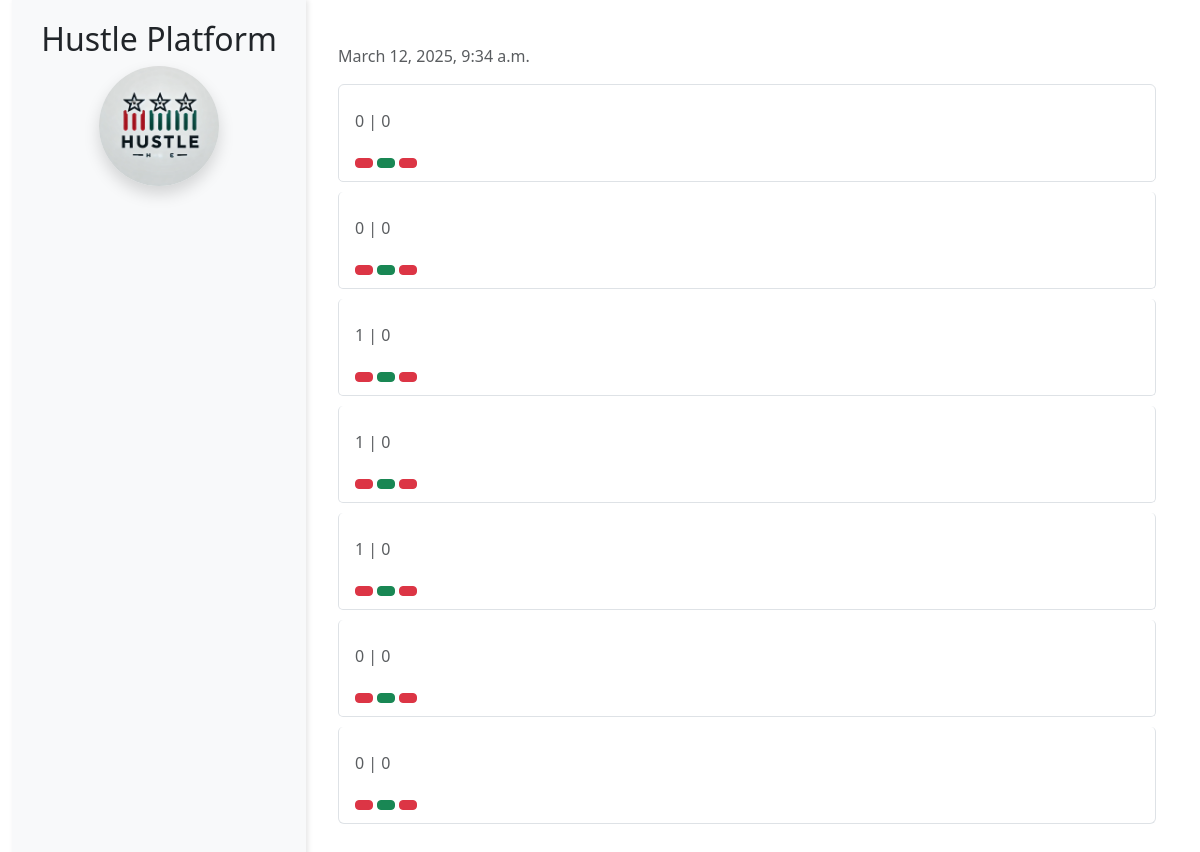
The page /mentorthread/1/ on the database its author committed.
### capstone/models.py (models this page shows, shortened)
class Thread(models.Model):
    title = models.CharField(max_length=200)
    description = models.TextField()
    created_by = models.ForeignKey(User, on_delete=models.CASCADE, related_name='threads')
    created_at = models.DateTimeField(auto_now_add=True)
    updated_at = models.DateTimeField(auto_now=True)
    upvotes = models.IntegerField(default=0)  # <-- Ensure this field is present
    downvotes = models.IntegerField(default=0)
    tags = models.CharField(max_length=100, blank=True)  # Optional: For categorizing threads

class Comment(models.Model):
    thread = models.ForeignKey(Thread, on_delete=models.CASCADE, related_name='comments')
    user = models.ForeignKey(User, on_delete=models.CASCADE, related_name='comments')
    text = models.TextField()
    created_at = models.DateTimeField(auto_now_add=True)
    updated_at = models.DateTimeField(auto_now=True)
    upvotes = models.IntegerField(default=0)
    downvotes = models.IntegerField(default=0)

### capstone/views.py (the view)
# urls.py: path('mentorthread/<int:thread_id>/', views.mentorthread_detail, name='mentorthread_detail'),
def mentorthread_detail(request, thread_id):
    thread = get_object_or_404(Thread, id=thread_id)
    return render(request, 'capstone/mentor-thread_detail.html', {'thread': thread})

### capstone/templatetags/custom_filters.py (called while the page is built)
@register.filter
def translate(text, target_lang):
    if text and target_lang:
        try:
            translation = translator.translate(text, dest=target_lang)
            return translation.text
        except Exception as e:
            print(f"Translation failed: {e}")
    return text

### capstone/templates/capstone/mentor-thread_detail.html (shortened to what this page needs)
{% extends 'mentor-base.html' %}
{% load custom_filters %}
{% block mentor_content %}
<div class="container mt-4">
    <p class="text-muted">{{ "Created by:"|translate:user.language_preference }} {{ thread.created_at }}</p>
    <ul class="list-group">
        {% for comment in thread.comments.all %}
            <li class="list-group-item">
                <p class="text-muted">
                    {{ "Upvotes:"|translate:user.language_preference }} {{ comment.upvotes }} |
                    {{ "Downvotes:"|translate:user.language_preference }} {{ comment.downvotes }}
                </p>
                <div class="comment-actions">
                    <a href="{% url 'mdelete_comment' comment.id %}" class="btn btn-danger btn-sm">
                    </a>
                    <a href="{% url 'mvote_comment' comment.id 'upvote' %}" class="btn btn-success btn-sm">
                    </a>
                    <a href="{% url 'mvote_comment' comment.id 'downvote' %}" class="btn btn-danger btn-sm">
                    </a>
                </div>
            </li>
        {% empty %}
            <li class="list-group-item">{{ "No comments yet. Be the first to comment!"|translate:user.language_preference }}</li>
        {% endfor %}
    </ul>
</div>
{% endblock %}

### static/css/participant-styles.css (style rules this page uses)
.list-group-item { margin-bottom: 10px; border-radius: 5px; }

### capstone/templates/mentor-base.html (style rules this page uses)
html, body { height: 100%; margin: 0; overflow: hidden; }

### rows shown on the page
Thread: created_at "March 12, 2025, 9:34 a.m."
Comment: upvotes "0", downvotes "0"
Comment: upvotes "0", downvotes "0"
Comment: upvotes "1", downvotes "0"
Comment: upvotes "1", downvotes "0"
Comment: upvotes "1", downvotes "0"
Comment: upvotes "0", downvotes "0"
Comment: upvotes "0", downvotes "0"
